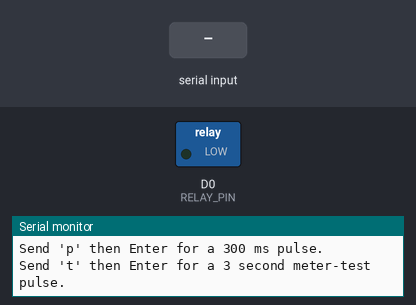
A sketch run on a simulated ESP8266 (NodeMCU). On the bench: switched loads named in the sketch (green lamp = pin HIGH), the last lines printed to the serial monitor. Inputs (shaded band) come from the test bench.

Above: at 2.2 s.
2.3 s: "p" received over Serial
At 2.45 s:
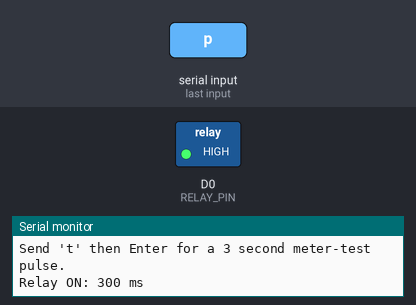
4.1 s: "t" received over Serial
At 7.7 s:
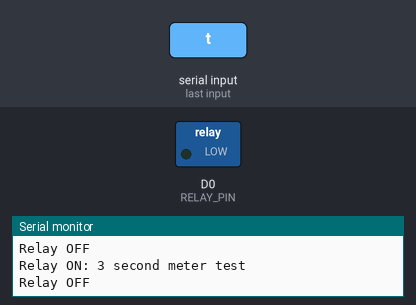
8.6 s: "T" received over Serial
At 8.9 s:
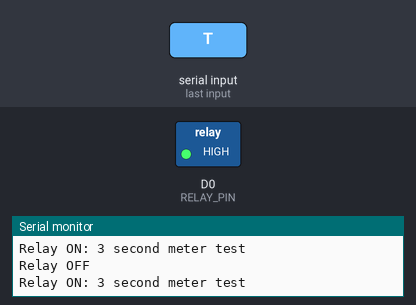
Timing chart, 0 to 13.1 s (numbered marks = the images above; inputs shaded):
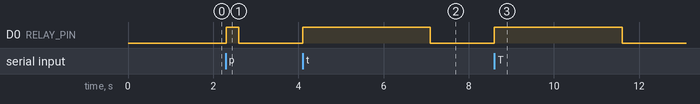

Measured:
- after the input at 2.3 s, D0 (RELAY_PIN): LOW → HIGH at once, → LOW 0.30 s later
- after the input at 4.1 s, D0 (RELAY_PIN): LOW → HIGH at once, → LOW 3.0 s later
- after the input at 8.6 s, D0 (RELAY_PIN): LOW → HIGH at once, → LOW 3.0 s later

The sketch:

RelayPulse.ino
```cpp
static const uint8_t RELAY_PIN = D0;
static const bool RELAY_ACTIVE_HIGH = true;
static const unsigned long DOOR_PULSE_MS = 300;
static const unsigned long METER_TEST_PULSE_MS = 3000;
static bool pulseInProgress = false;
static unsigned long pulseStartedAt = 0;
static unsigned long activePulseMs = 0;

static void setRelay(bool on) {
  digitalWrite(RELAY_PIN, on == RELAY_ACTIVE_HIGH ? HIGH : LOW);
}

static void startPulse(unsigned long pulseMs, const char *label) {
  if (pulseInProgress) {
    Serial.println("Ignored: pulse already in progress");
    return;
  }

  pulseInProgress = true;
  pulseStartedAt = millis();
  activePulseMs = pulseMs;
  setRelay(true);
  Serial.print("Relay ON: ");
  Serial.println(label);
}

static void finishPulseIfNeeded() {
  if (!pulseInProgress) {
    return;
  }

  if (millis() - pulseStartedAt >= activePulseMs) {
    setRelay(false);
    pulseInProgress = false;
    activePulseMs = 0;
    Serial.println("Relay OFF");
  }
}

void setup() {
  Serial.begin(115200);
  pinMode(RELAY_PIN, OUTPUT);
  setRelay(false);

  delay(1000);
  Serial.println("RelayPulse manual mode");
  Serial.print("Relay pin: D0 / GPIO ");
  Serial.println(RELAY_PIN);
  Serial.println("Send 'p' then Enter for a 300 ms pulse.");
  Serial.println("Send 't' then Enter for a 3 second meter-test pulse.");
}

void loop() {
  finishPulseIfNeeded();

  while (Serial.available() > 0) {
    char command = Serial.read();
    if (command == 'p' || command == 'P') {
      startPulse(DOOR_PULSE_MS, "300 ms");
    } else if (command == 't' || command == 'T') {
      startPulse(METER_TEST_PULSE_MS, "3 second meter test");
    }
  }
}
```
